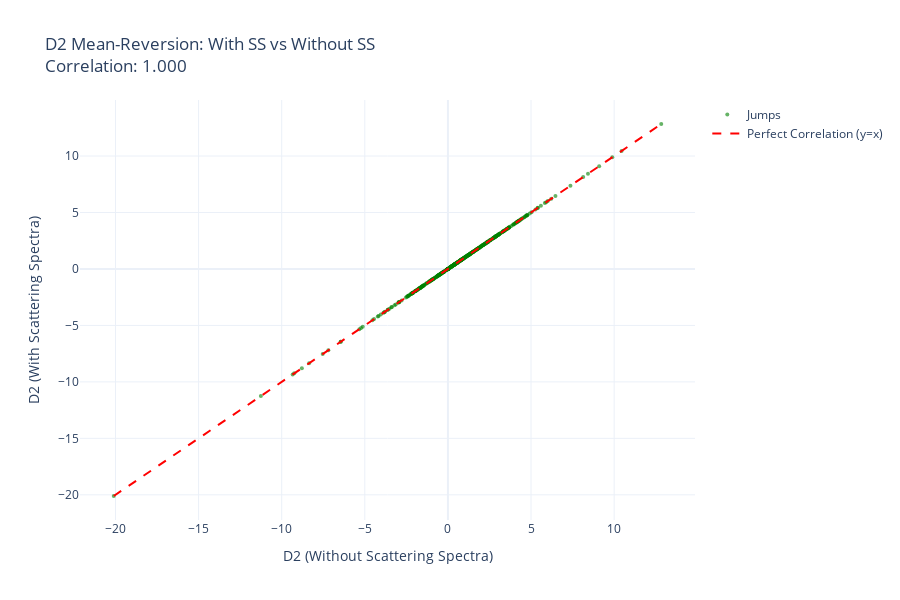

Notebook code for this chart:
### Code cell
# Plot 2b: D2 comparison scatter plot
fig_d2_comp = go.Figure()

fig_d2_comp.add_trace(go.Scatter(
    x=jumps_without['D2_mean_reversion'],
    y=jumps_with['D2_mean_reversion'],
    mode='markers',
    name='Jumps',
    marker=dict(size=4, opacity=0.6, color='green')
))

min_d2 = min(jumps_with['D2_mean_reversion'].min(), jumps_without['D2_mean_reversion'].min())
max_d2 = max(jumps_with['D2_mean_reversion'].max(), jumps_without['D2_mean_reversion'].max())
fig_d2_comp.add_trace(go.Scatter(
    x=[min_d2, max_d2],
    y=[min_d2, max_d2],
    mode='lines',
    name='Perfect Correlation (y=x)',
    line=dict(color='red', width=2, dash='dash')
))

fig_d2_comp.update_layout(
    title=f"D2 Mean-Reversion: With SS vs Without SS<br>Correlation: {d2_corr:.3f}",
    xaxis_title="D2 (Without Scattering Spectra)",
    yaxis_title="D2 (With Scattering Spectra)",
    template="plotly_white",
    height=600
)
fig_d2_comp.show()

### Figure 1 — Plotly figure (JSON) as saved in the notebook; plotly's stock layout.template omitted (floating-point values rounded to 4 significant figures; data arrays with more than 128 entries replaced by an {"elided": "..."} marker saying what was removed)
{"data": [{"marker": {"color": "green", "opacity": 0.6, "size": 4}, "mode": "markers", "name": "Jumps", "type": "scatter", "x": {"elided": "465 float values"}, "y": {"elided": "465 float values"}}, {"line": {"color": "red", "dash": "dash", "width": 2}, "mode": "lines", "name": "Perfect Correlation (y=x)", "type": "scatter", "x": [-20.1, 12.83], "y": [-20.1, 12.83]}], "layout": {"height": 600, "title": {"text": "D2 Mean-Reversion: With SS vs Without SS<br>Correlation: 1.000"}, "xaxis": {"title": {"text": "D2 (Without Scattering Spectra)"}}, "yaxis": {"title": {"text": "D2 (With Scattering Spectra)"}}}}
